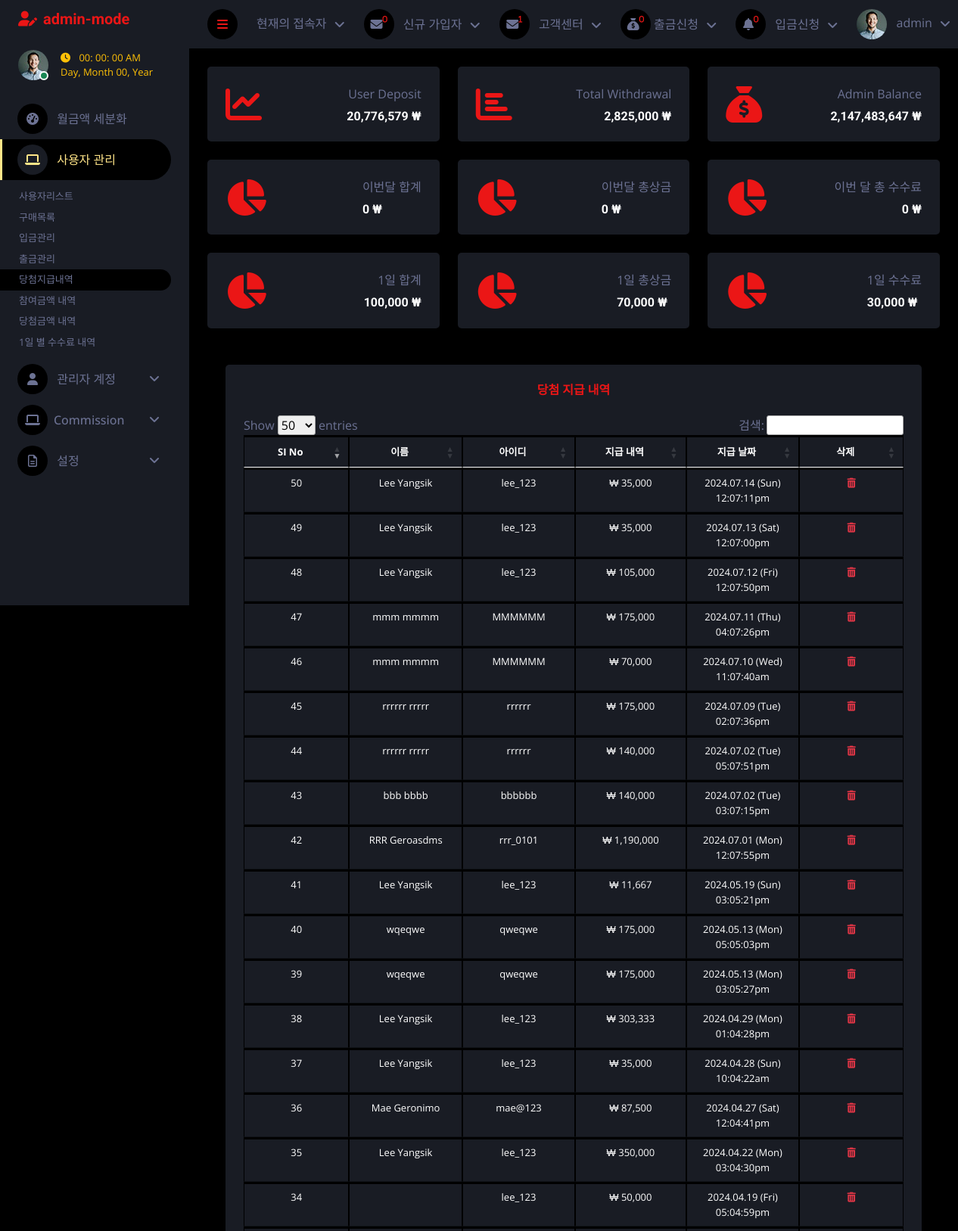
Screenshot of /admin/index.php?payment_history (signed in, upper part) with the database file from the repository.
### tables this page shows
CREATE TABLE `user_purchases` (
  `id` int(11) NOT NULL,
  `user_name` varchar(255) NOT NULL,
  `username` varchar(100) NOT NULL,
  `user_id` varchar(100) NOT NULL,
  `selected_numbers` varchar(100) NOT NULL,
  `powerballs` varchar(100) NOT NULL DEFAULT '0',
  `payment` varchar(100) NOT NULL,
  `winning_amount` varchar(255) NOT NULL DEFAULT '0',
  `to_received` int(100) NOT NULL DEFAULT 0,
  `winning_match_numbers` varchar(100) NOT NULL DEFAULT '0',
  `powerball_match` varchar(100) NOT NULL DEFAULT '0',
  `is_ban` int(11) NOT NULL DEFAULT 0 COMMENT '0=not,1=banned',
  `marked` varchar(100) NOT NULL DEFAULT '1' COMMENT '0=mark, 1=not',
  `modes` varchar(255) NOT NULL,
  `purchase_status` tinyint(4) NOT NULL DEFAULT 0 COMMENT '0=active, 1=cancel',
  `referal_code` varchar(255) NOT NULL,
  `affiliated_agent_code` varchar(255) NOT NULL,
  `hide` int(11) NOT NULL DEFAULT 1 COMMENT '0=visible, 1=hide',
  `date_purchase` datetime NOT NULL DEFAULT current_timestamp()
);

### admin/payment_history.php (the view, shortened to what this page needs)
<div class="container-fluid pt-4 px-4">
    <div class="row g-4">
        <div class="col-sm-12">
            <div class="bg-secondary rounded h-100 p-4">
                <div>
                    <h6 class="mb-4 text-primary text-center">당첨 지급 내역
                    </h6>
                </div>
                <?php
                include "./inc/connect.php";
                $get_users = "SELECT * FROM `user_purchases` WHERE `to_received` > 0";
                $result_query = mysqli_query($conn, $get_users);
                if ($result_query) {
                ?>
                    <div class="table-responsive">
                        <table class="table table-bordered text-white text-center" style="font-size: small;" id="myTable">
                            <thead>
                                <tr>
                                    <th class="text-center">SI No</th>
                                    <th class="text-center">이름</th>
                                    <th class="text-center">아이디</th>
                                    <th class="text-center">지급 내역</th>
                                    <th class="text-center">지급 날짜</th>
                                    <th class="text-center">삭제</th>
                                </tr>
                            </thead>
                            <tbody>
                                <?php
                                $counter = 1;
                                while ($run_query = mysqli_fetch_array($result_query)) {
                                    $id = $run_query['id'];
                                    $user_name = $run_query['user_name'];
                                    $name = $run_query['username'];
                                    $payment = $run_query['to_received'];
                                    $created_at = date('Y.m.d (D) h:m:sa', strtotime($run_query['date_purchase']));
                                ?>
                                    <tr>
                                        <td><?php echo $counter++; ?></td>
                                        <td><?php echo $user_name ?></td>
                                        <td><?php echo $name ?></td>
                                        <td>₩ <?php echo number_format($payment) ?></td>
                                        <td> <?php echo $created_at ?></td>
                                        <td><a href='index.php?deposit_delete_users=<?php echo $id ?>' class='text-danger'><i class='fa-solid fa-trash-can'></i></a></td>
                                    </tr>
                                <?php
                                }
                                ?>
                            </tbody>
                        </table>
                    </div>
                <?php
                } else {
                    echo "Error executing the query: " . mysqli_error($conn);
                }
                ?>
            </div>
        </div>
    </div>
</div>

### admin/index.php (shortened to what this page needs)
<div class="content">
    <?php include "inc/navbar.php"; ?>
    <div class="container-fluid pt-4 px-4">
        <div class="row g-4">
            <?php
            $query = "SELECT * FROM deposit_mgt";
            $query_run = mysqli_query($conn, $query);
            $user_deposit = 0;
            while ($num = mysqli_fetch_assoc($query_run)) {
                $user_deposit +=  $num['amount_deposit'];
            }
            ?>
            <div class="col-sm-12 col-xl-4">
                <div class="bg-secondary rounded d-flex align-items-center justify-content-between p-4">
                    <i class="fa fa-chart-line fa-3x text-primary"></i>
                    <div class="ms-3">
                        <p class="mb-2 float-end">User Deposit</p>
                        <h6 class="mb-0"><?php echo number_format($user_deposit); ?> ₩</h6>
                    </div>
                </div>
            </div>
            <?php
            $users_withdrawal = "SELECT * FROM users_withdrawal";
            $query_run = mysqli_query($conn, $users_withdrawal);
            $total_withdrawal = 0;
            while ($num = mysqli_fetch_assoc($query_run)) {
                $total_withdrawal +=  $num['amount_withdrawal'];
            }
            ?>
            <div class="col-sm-12 col-xl-4">
                <div class="bg-secondary rounded d-flex align-items-center justify-content-between p-4">
                    <i class="fa fa-chart-bar fa-3x text-primary"></i>
                    <div class="ms-3">
                        <p class="mb-2 float-end">Total Withdrawal</p>
                        <h6 class="mb-0" style="text-align: end;"><?php echo number_format($total_withdrawal) ?> ₩</h6>
                    </div>
                </div>
            </div>
            <?php
            $id = $_SESSION['id'];
            $query = "SELECT admin_credit FROM admins where id = $id";
            $query_run = mysqli_query($conn, $query);
            while ($run_query = mysqli_fetch_array($query_run)) {
                $credit = $run_query['admin_credit'];
            }
            ?>
            <div class="col-sm-12 col-xl-4">
               <div class="bg-secondary rounded d-flex align-items-center justify-content-between p-4">
                   <i class="fa fa-sack-dollar fa-3x text-primary"></i>
                   <div class="ms-3">
                       <p class="mb-2 float-end">Admin Balance</p>
                       <h6 class="mb-0"><?php echo number_format($credit); ?> ₩</h6>
                   </div>
               </div>
            </div>
            <?php
            $pay_monthly = 0;
            ?>
            <div class="col-sm-12 col-xl-4">
                <div class="bg-secondary rounded d-flex align-items-center justify-content-between p-4">
                    <i class="fa fa-chart-pie fa-3x text-primary"></i>
                    <div class="ms-3">
                        <p class="mb-2 float-end">이번달 합계</p>
                        <h6 class="mb-0"><?php echo number_format($pay_monthly); ?> ₩</h6>
                    </div>
                </div>
            </div>
            <?php
            $prize_monthly = 0;
            ?>
            <div class="col-sm-12 col-xl-4">
                <div class="bg-secondary rounded d-flex align-items-center justify-content-between p-4">
                    <i class="fa fa-chart-pie fa-3x text-primary"></i>
                    <div class="ms-3">
                        <p class="mb-2 float-end">이번달 총상금</p>
                        <h6 class="mb-0"><?php echo number_format($prize_monthly); ?> ₩</h6>
                    </div>
                </div>
            </div>
            <?php
            $com_monthly = 0;
            ?>
            <div class="col-sm-12 col-xl-4">
                <div class="bg-secondary rounded d-flex align-items-center justify-content-between p-4">
                    <i class="fa fa-chart-pie fa-3x text-primary"></i>
                    <div class="ms-3">
                        <p class="mb-2 float-end">이번 달 총 수수료</p>
                        <h6 class="mb-0" style="text-align: end;"   ><?php echo number_format($com_monthly); ?> ₩</h6>
                    </div>
                </div>
            </div>
            <?php
            $get_users = "SELECT *, SUM(payment) AS total_payment_amount FROM user_purchases GROUP BY DATE(date_purchase) ORDER BY `date_purchase` ASC";
            $result_query = mysqli_query($conn, $get_users);
            $previous_date = null;
            $total_prize = 0;
            while ($run_query = mysqli_fetch_array($result_query)) {
                if ($previous_date === null || date('Y-m-d', strtotime($previous_date)) != date('Y-m-d', strtotime($run_query['date_purchase']))) {
                    $total_prize = 0;
                }
                $total_prize += $run_query['total_payment_amount'];
                $previous_date = $run_query['date_purchase'];
            }
            ?>
            <div class="col-sm-12 col-xl-4">
                <div class="bg-secondary rounded d-flex align-items-center justify-content-between p-4">
                    <i class="fa fa-chart-pie fa-3x text-primary"></i>
                    <div class="ms-3">
                        <p class="mb-2 float-end">1일 합계</p>
                        <h6 class="mb-0" style="text-align: end;"><?php echo number_format($total_prize); ?> ₩</h6>
                    </div>
                </div>
            </div>
            <?php
            $get_users = "SELECT *, SUM(winning_amount) AS total_prize_amount FROM user_purchases GROUP BY DATE(date_purchase) ORDER BY `date_purchase` ASC";
            $result_query = mysqli_query($conn, $get_users);
            $previous_date = null;
            $total_payment = 0;
            while ($run_query = mysqli_fetch_array($result_query)) {
                if ($previous_date === null || date('Y-m-d', strtotime($previous_date)) != date('Y-m-d', strtotime($run_query['date_purchase']))) {
                    $total_payment = 0;
                }
                $total_payment += $run_query['total_prize_amount'];
                $previous_date = $run_query['date_purchase'];
            }
            ?>
            <div class="col-sm-12 col-xl-4">
                <div class="bg-secondary rounded d-flex align-items-center justify-content-between p-4">
                    <i class="fa fa-chart-pie fa-3x text-primary"></i>
                    <div class="ms-3">
                        <p class="mb-2 float-end">1일 총상금</p>
                        <h6 class="mb-0"><?php echo number_format($total_payment); ?> ₩</h6>
                    </div>
                </div>
            </div>
            <?php
            $get_users = "SELECT *, SUM(admin_fee) AS total_commi_amount FROM admins_fee GROUP BY DATE(date_purchase) ORDER BY `date_purchase` ASC";
            $result_query = mysqli_query($conn, $get_users);
            $previous_date = null;
            $total_commi = 0;
            while ($run_query = mysqli_fetch_array($result_query)) {
                if ($previous_date === null || date('Y-m-d', strtotime($previous_date)) != date('Y-m-d', strtotime($run_query['date_purchase']))) {
                    $total_commi = 0;
                }
                $total_commi += $run_query['total_commi_amount'];
                $previous_date = $run_query['date_purchase'];
            }
            ?>
            <div class="col-sm-12 col-xl-4">
                <div class="bg-secondary rounded d-flex align-items-center justify-content-between p-4">
                    <i class="fa fa-chart-pie fa-3x text-primary"></i>
                    <div class="ms-3">
                        <p class="mb-2 float-end">1일 수수료</p>
                        <h6 class="mb-0"><?php echo number_format($total_commi); ?> ₩</h6>
                    </div>
                </div>
            </div>
        </div>
    </div>
    <div class="container-fluid pt-4 px-4">
        <div class="row g-4">
            <div class="col-12">
                <?php
                if (isset($_GET['payment_history'])) {
                    include('payment_history.php');
                }
                ?>
            </div>
        </div>
    </div>
    <?php include "inc/footer.php"; ?>

### admin/assets/css/style.css (style rules this page uses)
:root { --primary: #ffe588; --secondary: #191C24; --light: #6C7293; --dark: #000000; }
.content { margin-left: 250px; min-height: 100vh; background: var(--dark); transition: 0.5s; }
@media (min-width: 992px) { .content { width: calc(100% - 250px); } }

### admin/payment_history.php (style rules this page uses)
table.dataTable tbody th, table.dataTable tbody td { padding: 8px 10px; display: absolute; width: 150px; }
table.dataTable th, table.dataTable td { box-sizing: content-box; }
.table-bordered>:not(caption)>*>* { border-width: 3px 1px; }
.table>:not(caption)>*>* { padding: .5rem .5rem; background-color: var(--bs-table-bg); border-bottom-width: 1px; box-shadow: inset 0 0 0 9999px var(--bs-table-accent-bg); }
thead, tbody, tfoot, tr, td, th { border-color: inherit; border-style: solid; border-width: 0; }

### rows the page displays
user_purchases: username "lee_123", to_received "50,000", date_purchase "2024.04.19 (Fri) 05:04:59pm"
user_purchases: user_name "Lee Yangsik", username "lee_123", to_received "350,000", date_purchase "2024.04.22 (Mon) 03:04:30pm"
user_purchases: user_name "Mae Geronimo", username "mae@123", to_received "87,500", date_purchase "2024.04.27 (Sat) 12:04:41pm"
user_purchases: user_name "Lee Yangsik", username "lee_123", to_received "35,000", date_purchase "2024.04.28 (Sun) 10:04:22am"
user_purchases: user_name "Lee Yangsik", username "lee_123", to_received "303,333", date_purchase "2024.04.29 (Mon) 01:04:28pm"
user_purchases: user_name "wqeqwe", username "qweqwe", to_received "175,000", date_purchase "2024.05.13 (Mon) 03:05:27pm"
user_purchases: user_name "wqeqwe", username "qweqwe", to_received "175,000", date_purchase "2024.05.13 (Mon) 05:05:03pm"
user_purchases: user_name "Lee Yangsik", username "lee_123", to_received "11,667", date_purchase "2024.05.19 (Sun) 03:05:21pm"
user_purchases: user_name "RRR Geroasdms", username "rrr_0101", to_received "1,190,000", date_purchase "2024.07.01 (Mon) 12:07:55pm"
user_purchases: user_name "bbb bbbb", username "bbbbbb", to_received "140,000", date_purchase "2024.07.02 (Tue) 03:07:15pm"
user_purchases: user_name "rrrrrr rrrrr", username "rrrrrr", to_received "140,000", date_purchase "2024.07.02 (Tue) 05:07:51pm"
user_purchases: user_name "rrrrrr rrrrr", username "rrrrrr", to_received "175,000", date_purchase "2024.07.09 (Tue) 02:07:36pm"
user_purchases: user_name "mmm mmmm", username "MMMMMM", to_received "70,000", date_purchase "2024.07.10 (Wed) 11:07:40am"
user_purchases: user_name "mmm mmmm", username "MMMMMM", to_received "175,000", date_purchase "2024.07.11 (Thu) 04:07:26pm"
user_purchases: user_name "Lee Yangsik", username "lee_123", to_received "105,000", date_purchase "2024.07.12 (Fri) 12:07:50pm"
user_purchases: user_name "Lee Yangsik", username "lee_123", to_received "35,000", date_purchase "2024.07.13 (Sat) 12:07:00pm"
user_purchases: user_name "Lee Yangsik", username "lee_123", to_received "35,000", date_purchase "2024.07.14 (Sun) 12:07:11pm"

### other values shown
$_SESSION['name'] "admin"
$row_count2 "1"
$user_deposit "20,776,579"
$total_withdrawal "2,825,000"
$credit "2,147,483,647"
$pay_monthly "0"
$prize_monthly "0"
$com_monthly "0"
$total_prize "100,000"
$total_payment "70,000"
$total_commi "30,000"
